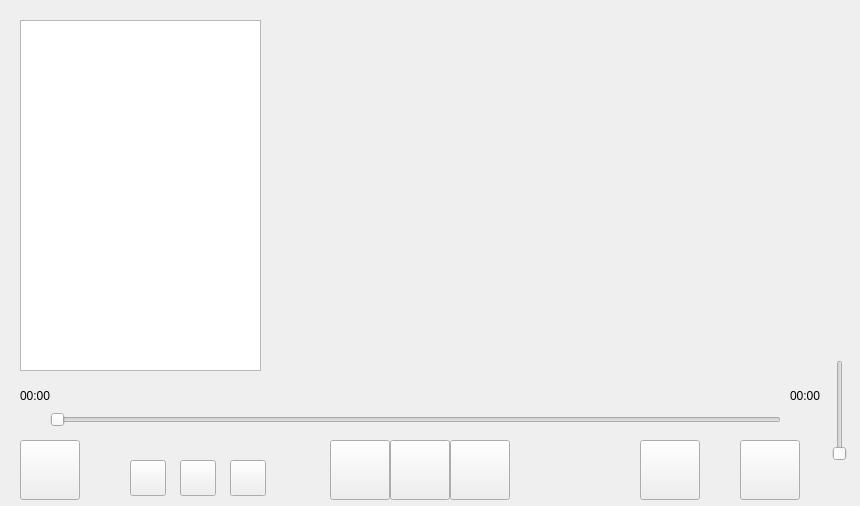
<?xml version="1.0" encoding="UTF-8"?>
<ui version="4.0">
 <class>Widget</class>
 <widget class="QWidget" name="Widget">
  <property name="geometry">
   <rect>
    <x>0</x>
    <y>0</y>
    <width>860</width>
    <height>506</height>
   </rect>
  </property>
  <property name="windowTitle">
   <string>Widget</string>
  </property>
  <property name="styleSheet">
   <string notr="true">QPushButton:hover
{
	background-color: rgb(216, 216, 216);

}</string>
  </property>
  <widget class="QPushButton" name="pushButton">
   <property name="geometry">
    <rect>
     <x>20</x>
     <y>440</y>
     <width>60</width>
     <height>60</height>
    </rect>
   </property>
   <property name="minimumSize">
    <size>
     <width>60</width>
     <height>60</height>
    </size>
   </property>
   <property name="maximumSize">
    <size>
     <width>60</width>
     <height>60</height>
    </size>
   </property>
   <property name="styleSheet">
    <string notr="true">border-image: url(:/assets/document.png);</string>
   </property>
   <property name="text">
    <string/>
   </property>
  </widget>
  <widget class="QPushButton" name="pushButton_2">
   <property name="geometry">
    <rect>
     <x>330</x>
     <y>440</y>
     <width>60</width>
     <height>60</height>
    </rect>
   </property>
   <property name="minimumSize">
    <size>
     <width>60</width>
     <height>60</height>
    </size>
   </property>
   <property name="maximumSize">
    <size>
     <width>60</width>
     <height>60</height>
    </size>
   </property>
   <property name="styleSheet">
    <string notr="true">border-image: url(:/assets/last.png);</string>
   </property>
   <property name="text">
    <string/>
   </property>
  </widget>
  <widget class="QPushButton" name="pushButton_3">
   <property name="geometry">
    <rect>
     <x>390</x>
     <y>440</y>
     <width>60</width>
     <height>60</height>
    </rect>
   </property>
   <property name="minimumSize">
    <size>
     <width>60</width>
     <height>60</height>
    </size>
   </property>
   <property name="maximumSize">
    <size>
     <width>60</width>
     <height>60</height>
    </size>
   </property>
   <property name="styleSheet">
    <string notr="true">border-image: url(:/assets/pause.png);</string>
   </property>
   <property name="text">
    <string/>
   </property>
  </widget>
  <widget class="QPushButton" name="pushButton_4">
   <property name="geometry">
    <rect>
     <x>450</x>
     <y>440</y>
     <width>60</width>
     <height>60</height>
    </rect>
   </property>
   <property name="minimumSize">
    <size>
     <width>60</width>
     <height>60</height>
    </size>
   </property>
   <property name="maximumSize">
    <size>
     <width>60</width>
     <height>60</height>
    </size>
   </property>
   <property name="styleSheet">
    <string notr="true">border-image: url(:/assets/next.png);</string>
   </property>
   <property name="text">
    <string/>
   </property>
  </widget>
  <widget class="QPushButton" name="pushButton_6">
   <property name="geometry">
    <rect>
     <x>740</x>
     <y>440</y>
     <width>60</width>
     <height>60</height>
    </rect>
   </property>
   <property name="minimumSize">
    <size>
     <width>60</width>
     <height>60</height>
    </size>
   </property>
   <property name="maximumSize">
    <size>
     <width>60</width>
     <height>60</height>
    </size>
   </property>
   <property name="styleSheet">
    <string notr="true">border-image: url(:/assets/download.png);</string>
   </property>
   <property name="text">
    <string/>
   </property>
  </widget>
  <widget class="QListWidget" name="listWidget">
   <property name="geometry">
    <rect>
     <x>20</x>
     <y>20</y>
     <width>241</width>
     <height>351</height>
    </rect>
   </property>
  </widget>
  <widget class="QSlider" name="playCourseSlider">
   <property name="geometry">
    <rect>
     <x>50</x>
     <y>410</y>
     <width>731</width>
     <height>20</height>
    </rect>
   </property>
   <property name="styleSheet">
    <string notr="true"/>
   </property>
   <property name="orientation">
    <enum>Qt::Horizontal</enum>
   </property>
  </widget>
  <widget class="QSlider" name="verticalSlider">
   <property name="geometry">
    <rect>
     <x>830</x>
     <y>360</y>
     <width>20</width>
     <height>101</height>
    </rect>
   </property>
   <property name="orientation">
    <enum>Qt::Vertical</enum>
   </property>
  </widget>
  <widget class="QPushButton" name="pushButton_7">
   <property name="geometry">
    <rect>
     <x>640</x>
     <y>440</y>
     <width>60</width>
     <height>60</height>
    </rect>
   </property>
   <property name="minimumSize">
    <size>
     <width>60</width>
     <height>60</height>
    </size>
   </property>
   <property name="maximumSize">
    <size>
     <width>60</width>
     <height>60</height>
    </size>
   </property>
   <property name="styleSheet">
    <string notr="true">border-image: url(:/assets/volume.png);</string>
   </property>
   <property name="text">
    <string/>
   </property>
  </widget>
  <widget class="QPushButton" name="pushButton_8">
   <property name="geometry">
    <rect>
     <x>130</x>
     <y>460</y>
     <width>36</width>
     <height>36</height>
    </rect>
   </property>
   <property name="minimumSize">
    <size>
     <width>36</width>
     <height>36</height>
    </size>
   </property>
   <property name="maximumSize">
    <size>
     <width>36</width>
     <height>36</height>
    </size>
   </property>
   <property name="styleSheet">
    <string notr="true">border-image: url(:/assets/circle1.png);</string>
   </property>
   <property name="text">
    <string/>
   </property>
  </widget>
  <widget class="QPushButton" name="pushButton_9">
   <property name="geometry">
    <rect>
     <x>230</x>
     <y>460</y>
     <width>36</width>
     <height>36</height>
    </rect>
   </property>
   <property name="minimumSize">
    <size>
     <width>36</width>
     <height>36</height>
    </size>
   </property>
   <property name="maximumSize">
    <size>
     <width>36</width>
     <height>36</height>
    </size>
   </property>
   <property name="styleSheet">
    <string notr="true">border-image: url(:/assets/random.png);</string>
   </property>
   <property name="text">
    <string/>
   </property>
  </widget>
  <widget class="QPushButton" name="pushButton_10">
   <property name="geometry">
    <rect>
     <x>180</x>
     <y>460</y>
     <width>36</width>
     <height>36</height>
    </rect>
   </property>
   <property name="minimumSize">
    <size>
     <width>36</width>
     <height>36</height>
    </size>
   </property>
   <property name="maximumSize">
    <size>
     <width>36</width>
     <height>36</height>
    </size>
   </property>
   <property name="styleSheet">
    <string notr="true">border-image: url(:/assets/circle.png);</string>
   </property>
   <property name="text">
    <string/>
   </property>
  </widget>
  <widget class="QWidget" name="">
   <property name="geometry">
    <rect>
     <x>20</x>
     <y>380</y>
     <width>801</width>
     <height>31</height>
    </rect>
   </property>
   <layout class="QHBoxLayout" name="horizontalLayout">
    <item>
     <widget class="QLabel" name="curLabel">
      <property name="text">
       <string>00:00</string>
      </property>
     </widget>
    </item>
    <item>
     <spacer name="HorizonalSpacer">
      <property name="orientation">
       <enum>Qt::Horizontal</enum>
      </property>
      <property name="sizeHint" stdset="0">
       <size>
        <width>40</width>
        <height>20</height>
       </size>
      </property>
     </spacer>
    </item>
    <item>
     <widget class="QLabel" name="totalLabel">
      <property name="text">
       <string>00:00</string>
      </property>
     </widget>
    </item>
   </layout>
  </widget>
 </widget>
 <resources/>
 <connections/>
</ui>
